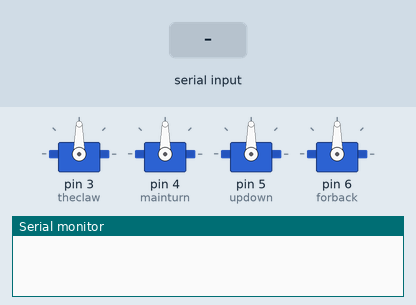
A sketch run on a simulated Arduino Uno, built with avr-gcc and run on an emulated ATmega328P. Shown: 4 × servo, the last lines printed to the serial monitor. The inputs (shaded band) are chosen by the test bench.

Above: at 1.2 s.
1.3 s: "A" received over Serial
At 1.94 s:
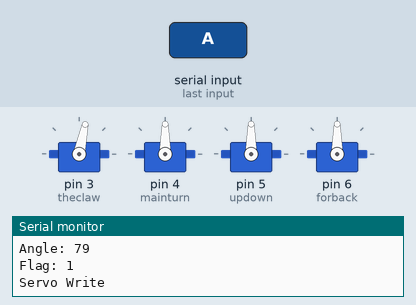
4.3 s: "B" received over Serial
At 4.38 s:
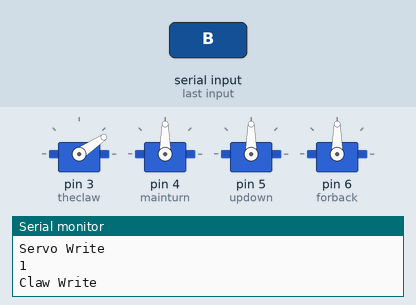
7.3 s: "C" received over Serial
At 7.38 s:
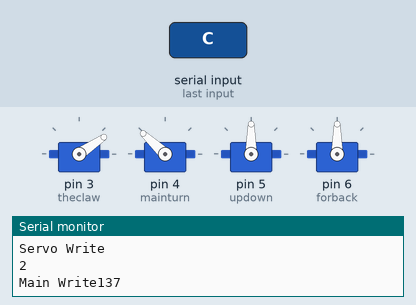
10.3 s: "D" received over Serial
At 10.5 s:
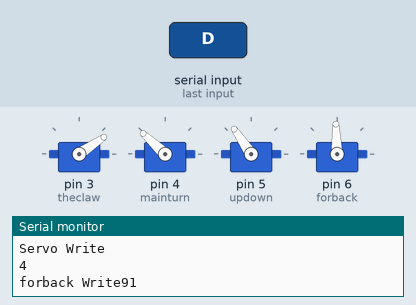
13.3 s: "A" received over Serial
At 13.45 s:
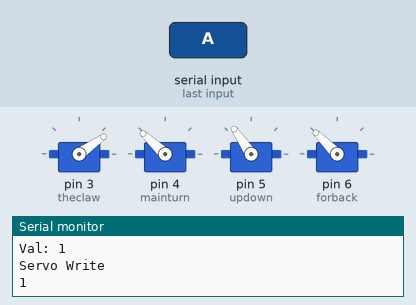
16.3 s: "B" received over Serial
At 16.39 s:
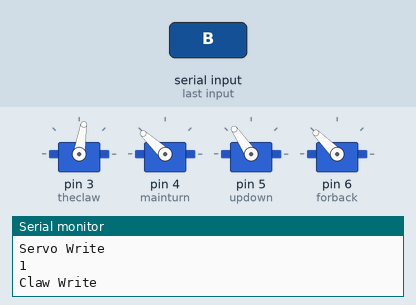
Timing chart, 0 to 23.9 s (numbered marks = the images above; inputs shaded):
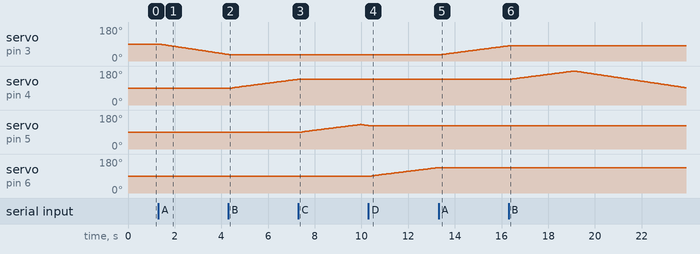

Measured:
- after the input at 1.3 s, servo on pin 3 (theclaw): moves from 90° to 35° over 2.9 s, starting at once
- after the input at 4.3 s, servo on pin 3 (theclaw): goes on until 4.3 s, then stays 34°; servo on pin 4 (mainturn): moves from 90° to 136° over 2.8 s, starting after 0.16 s
- after the input at 7.3 s, servo on pin 4 (mainturn): goes on until 7.3 s, then stays 137°; servo on pin 5 (updown): rises from 90° to 130° in 2.5 s, then falls to 124° in 0.34 s
- after the input at 10.3 s, servo on pin 5 (updown): stays 124° (without the input it goes to 123° after 0.04 s); servo on pin 6 (forback): moves from 90° to 135° over 2.9 s, starting after 0.13 s
- after the input at 13.3 s, servo on pin 3 (theclaw): moves from 34° to 80° over 2.8 s, starting after 0.15 s; servo on pin 6 (forback): stays 135° (without the input it goes to 136° after 0.06 s)
- after the input at 16.3 s, servo on pin 3 (theclaw): goes on until 16.3 s, then stays 81°; servo on pin 4 (mainturn): rises from 137° to 180° in 2.6 s, then falls to 91° in 4.8 s

The sketch:

pick_and_place_bot.ino
```cpp
#include <Servo.h>

Servo theclaw;
Servo mainturn;
Servo updown;
Servo forback;

int pos, i, flag, val, pos1, angle;
char cmd, cmd1;

void setup() {
  theclaw.attach(3);
  mainturn.attach(4);
  updown.attach(5);
  forback.attach(6);
  Serial.begin(9600);
}

void checkflag() {
  if (Serial.available()) {
    cmd = Serial.read();
    Serial.print("Command: ");
    Serial.println(cmd);
  }
  if (cmd == 'A') { //Flag 1 for The claw
    flag = 1;
  }
  if (cmd == 'B') { //Flag 2 for Mainturn
    flag = 2;
  }
  if (cmd == 'C') { //Flag 3 for Updown
    flag = 3;
  }
  if (cmd == 'D') { //Flag 4 for Forback
    flag = 4;
  }
  if (cmd == 'E') { //Flag 5 for Stop
    flag = 5;
  }
  Serial.print("Flag: ");
  Serial.println(flag);
}

void CCCloop(int val, int angle) {
  while (i < angle && flag == val) {
    Serial.print("Val: ");
    Serial.println(val);
    servowrite();
    delay(10);
    i++;
    Serial.print("Angle: ");
    Serial.println(i);
    checkflag();
  }
  while (i > 0 && flag == val) {
    servowrite();
    delay(10);
    i--;
    Serial.print("Angle: ");
    Serial.println(i);
    checkflag();
  }
}

void servowrite() {
  Serial.println("Servo Write");
  Serial.println(val);
  if (val == 1) {
    theclaw.write(i);
    Serial.println("Claw Write");
    pos1 = theclaw.read();
    Serial.println(pos1);
  }

  if (val == 2) {
    mainturn.write(i);
    Serial.print("Main Write");
    pos1 = mainturn.read();
    Serial.println(pos1);
  }

  if (val == 3) {
    updown.write(i);
    Serial.print("Updown Write");
    pos1 = updown.read();
    Serial.println(pos1);
  }

  if (val == 4) {
    forback.write(i);
    Serial.print("forback Write");
    pos1 = forback.read();
    Serial.println(pos1);
  }
}

void loop() {
  if (Serial.available()) {
    checkflag();
  }
  if (flag == 2) {
    Serial.println("Main Turn");
    pos = mainturn.read();
    //Serial.println(pos);
    i = pos;
    while (flag == 2) {
      val = flag;
      CCCloop(flag, 180);
    }
  }

  if (flag == 3) {
    Serial.println("Updown");
    pos = updown.read();
    //Serial.println(pos);
    i = pos;
    while (flag == 3) {
      val = flag;
      CCCloop(flag, 130);
    }
  }

  if (flag == 4) {
    Serial.println("Forback");
    pos = forback.read();
    //Serial.println(pos);
    i = pos;
    while (flag == 4) {
      val = flag;
      CCCloop(flag, 180);
    }
  }

  if (flag == 1) {
    Serial.println("The Claw");
    pos = theclaw.read();
    //Serial.println(pos);
    i = pos;
    while (flag == 1) {
      val = flag;
      CCCloop(flag, 90);
    }
  }

  if (flag == 5) {
    Serial.println("Stop");
    while (flag == 5) {
      delay(100);
      Serial.println("Stop");
      checkflag();
    }
  }
}
```
